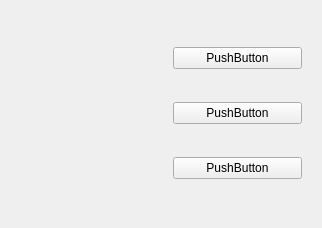
<?xml version="1.0" encoding="UTF-8"?>
<ui version="4.0">
 <class>Interface</class>
 <widget class="QWidget" name="Interface">
  <property name="geometry">
   <rect>
    <x>0</x>
    <y>0</y>
    <width>322</width>
    <height>228</height>
   </rect>
  </property>
  <property name="windowTitle">
   <string>Form</string>
  </property>
  <layout class="QHBoxLayout" name="horizontalLayout">
   <item>
    <widget class="QWidget" name="DataWidget_" native="true"/>
   </item>
   <item>
    <widget class="QWidget" name="ChoiseWidget_" native="true">
     <layout class="QVBoxLayout" name="verticalLayout">
      <item>
       <widget class="QPushButton" name="TestA_">
        <property name="text">
         <string>PushButton</string>
        </property>
       </widget>
      </item>
      <item>
       <widget class="QPushButton" name="TestB_">
        <property name="text">
         <string>PushButton</string>
        </property>
       </widget>
      </item>
      <item>
       <widget class="QPushButton" name="TestC_">
        <property name="text">
         <string>PushButton</string>
        </property>
       </widget>
      </item>
     </layout>
    </widget>
   </item>
  </layout>
 </widget>
 <resources/>
 <connections/>
</ui>
